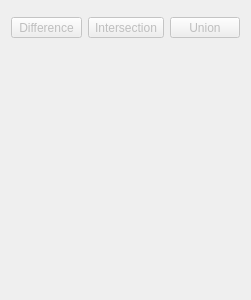
<?xml version="1.0" encoding="UTF-8"?>
<ui version="4.0">
 <class>QmitkBooleanOperationsWidgetControls</class>
 <widget class="QWidget" name="QmitkBooleanOperationsWidgetControls">
  <property name="geometry">
   <rect>
    <x>0</x>
    <y>0</y>
    <width>251</width>
    <height>300</height>
   </rect>
  </property>
  <layout class="QVBoxLayout" name="verticalLayout">
   <item>
    <widget class="QmitkDataSelectionWidget" name="dataSelectionWidget" native="true"/>
   </item>
   <item>
    <layout class="QHBoxLayout" name="horizontalLayout">
     <item>
      <widget class="QToolButton" name="differenceButton">
       <property name="enabled">
        <bool>false</bool>
       </property>
       <property name="sizePolicy">
        <sizepolicy hsizetype="Minimum" vsizetype="Fixed">
         <horstretch>0</horstretch>
         <verstretch>0</verstretch>
        </sizepolicy>
       </property>
       <property name="text">
        <string>Difference</string>
       </property>
       <property name="icon">
        <iconset resource="../../../../resources/BooleanOperationsWidget.qrc">
         <normaloff>:/MultiLabelSegmentationUtilities/BooleanOperations/BooleanDifference_48x48.png</normaloff>:/MultiLabelSegmentationUtilities/BooleanOperations/BooleanDifference_48x48.png</iconset>
       </property>
       <property name="iconSize">
        <size>
         <width>24</width>
         <height>24</height>
        </size>
       </property>
       <property name="checkable">
        <bool>false</bool>
       </property>
       <property name="checked">
        <bool>false</bool>
       </property>
       <property name="toolButtonStyle">
        <enum>Qt::ToolButtonTextUnderIcon</enum>
       </property>
       <property name="arrowType">
        <enum>Qt::NoArrow</enum>
       </property>
      </widget>
     </item>
     <item>
      <widget class="QToolButton" name="intersectionButton">
       <property name="enabled">
        <bool>false</bool>
       </property>
       <property name="sizePolicy">
        <sizepolicy hsizetype="Minimum" vsizetype="Fixed">
         <horstretch>0</horstretch>
         <verstretch>0</verstretch>
        </sizepolicy>
       </property>
       <property name="text">
        <string>Intersection</string>
       </property>
       <property name="icon">
        <iconset resource="../../../../resources/BooleanOperationsWidget.qrc">
         <normaloff>:/MultiLabelSegmentationUtilities/BooleanOperations/BooleanIntersection_48x48.png</normaloff>:/MultiLabelSegmentationUtilities/BooleanOperations/BooleanIntersection_48x48.png</iconset>
       </property>
       <property name="iconSize">
        <size>
         <width>24</width>
         <height>24</height>
        </size>
       </property>
       <property name="checkable">
        <bool>false</bool>
       </property>
       <property name="checked">
        <bool>false</bool>
       </property>
       <property name="toolButtonStyle">
        <enum>Qt::ToolButtonTextUnderIcon</enum>
       </property>
       <property name="arrowType">
        <enum>Qt::NoArrow</enum>
       </property>
      </widget>
     </item>
     <item>
      <widget class="QToolButton" name="unionButton">
       <property name="enabled">
        <bool>false</bool>
       </property>
       <property name="sizePolicy">
        <sizepolicy hsizetype="Minimum" vsizetype="Fixed">
         <horstretch>0</horstretch>
         <verstretch>0</verstretch>
        </sizepolicy>
       </property>
       <property name="text">
        <string>Union</string>
       </property>
       <property name="icon">
        <iconset resource="../../../../resources/BooleanOperationsWidget.qrc">
         <normaloff>:/MultiLabelSegmentationUtilities/BooleanOperations/BooleanUnion_48x48.png</normaloff>:/MultiLabelSegmentationUtilities/BooleanOperations/BooleanUnion_48x48.png</iconset>
       </property>
       <property name="iconSize">
        <size>
         <width>24</width>
         <height>24</height>
        </size>
       </property>
       <property name="checkable">
        <bool>false</bool>
       </property>
       <property name="checked">
        <bool>false</bool>
       </property>
       <property name="toolButtonStyle">
        <enum>Qt::ToolButtonTextUnderIcon</enum>
       </property>
       <property name="arrowType">
        <enum>Qt::NoArrow</enum>
       </property>
      </widget>
     </item>
    </layout>
   </item>
   <item>
    <spacer name="verticalSpacer">
     <property name="orientation">
      <enum>Qt::Vertical</enum>
     </property>
     <property name="sizeHint" stdset="0">
      <size>
       <width>20</width>
       <height>273</height>
      </size>
     </property>
    </spacer>
   </item>
  </layout>
 </widget>
 <customwidgets>
  <customwidget>
   <class>QmitkDataSelectionWidget</class>
   <extends>QWidget</extends>
   <header>internal/Common/QmitkDataSelectionWidget.h</header>
  </customwidget>
 </customwidgets>
 <resources>
  <include location="../../../../resources/BooleanOperationsWidget.qrc"/>
 </resources>
 <connections/>
</ui>
